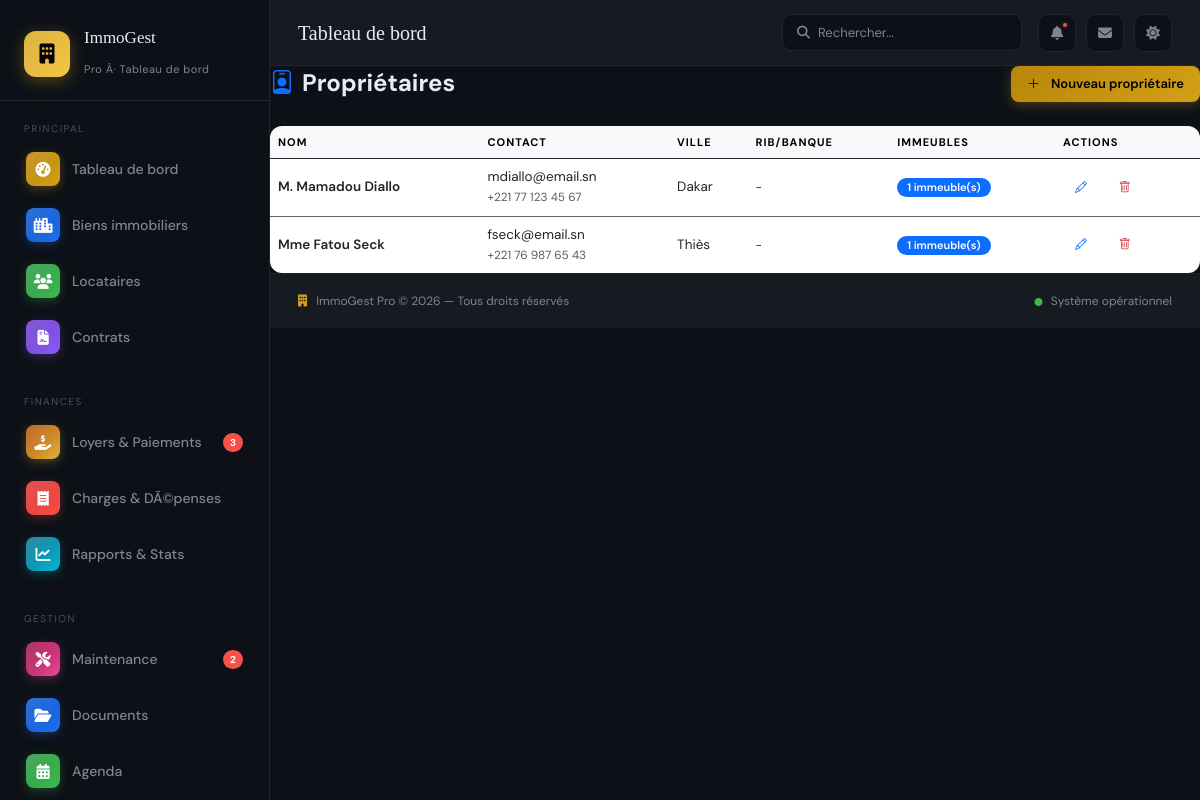
Page /pages/proprietaires.php (signed in) on the committed database.
### tables this page shows
CREATE TABLE IF NOT EXISTS proprietaires (
    id INT AUTO_INCREMENT PRIMARY KEY,
    civilite ENUM('M.','Mme','Mlle','SociÃ©tÃ©') DEFAULT 'M.',
    nom VARCHAR(100) NOT NULL,
    prenom VARCHAR(100),
    email VARCHAR(150),
    telephone VARCHAR(20),
    adresse TEXT,
    ville VARCHAR(100),
    code_postal VARCHAR(10),
    pays VARCHAR(60) DEFAULT 'SÃ©nÃ©gal',
    rib VARCHAR(30),
    notes TEXT,
    created_at TIMESTAMP DEFAULT CURRENT_TIMESTAMP,
    updated_at TIMESTAMP DEFAULT CURRENT_TIMESTAMP ON UPDATE CURRENT_TIMESTAMP
);

### pages/proprietaires.php (the view, shortened to what this page needs)
<?php
$db = getDB();
$proprietaires = $db->query("
    SELECT p.*,
        (SELECT COUNT(*) FROM immeubles WHERE proprietaire_id=p.id) AS nb_immeubles
    FROM proprietaires p ORDER BY p.nom, p.prenom
")->fetchAll();
?>
<?php include __DIR__ . '/../includes/header.php'; ?>
<div class="d-flex justify-content-between align-items-center mb-4">
  <h4 class="fw-bold mb-0"><i class="bi bi-person-badge me-2 text-primary"></i>Propriétaires</h4>
  <button class="btn btn-primary" data-bs-toggle="modal" data-bs-target="#modalProprio">
    <i class="bi bi-plus-lg me-1"></i>Nouveau propriétaire
  </button>
</div>
<div class="card border-0 shadow-sm">
  <div class="card-body p-0">
    <div class="table-responsive">
      <table class="table table-hover align-middle mb-0">
        <thead class="table-light">
          <tr><th>Nom</th><th>Contact</th><th>Ville</th><th>RIB/Banque</th><th>Immeubles</th><th>Actions</th></tr>
        </thead>
        <tbody>
        <?php foreach ($proprietaires as $p): ?>
        <tr>
          <td class="fw-semibold"><?= htmlspecialchars($p['civilite'] . ' ' . $p['prenom'] . ' ' . $p['nom']) ?></td>
          <td>
            <div><?= htmlspecialchars($p['email'] ?? '-') ?></div>
            <small class="text-muted"><?= htmlspecialchars($p['telephone'] ?? '') ?></small>
          </td>
          <td><?= htmlspecialchars($p['ville'] ?? '-') ?></td>
          <td><small><?= htmlspecialchars($p['rib'] ?? '-') ?></small></td>
          <td><span class="badge bg-primary"><?= $p['nb_immeubles'] ?> immeuble(s)</span></td>
          <td>
            <button class="btn btn-sm btn-outline-primary me-1"
              data-bs-toggle="modal" data-bs-target="#modalProprio"
              data-prop='<?= htmlspecialchars(json_encode($p), ENT_QUOTES) ?>'>
              <i class="bi bi-pencil"></i>
            </button>
            <form method="POST" class="d-inline" onsubmit="return confirm('Supprimer ce propriétaire ?')">
              <button class="btn btn-sm btn-outline-danger"><i class="bi bi-trash"></i></button>
            </form>
          </td>
        </tr>
        <?php endforeach; ?>
        </tbody>
      </table>
    </div>
  </div>
</div>
<?php include __DIR__ . '/../includes/footer.php'; ?>

### assets/css/style.css (style rules this page uses)
:root { --bg-main: #0d1117; --bg-card: #161b22; --bg-sidebar: #0d1117; --border: #21262d; --accent-gold: #d4a017; --accent-blue: #1f6feb; --accent-green: #3fb950; --accent-red: #f85149; --accent-orange: #e3b341; --text-primary: #e6edf3; --text-muted: #7d8590; --text-dim: #484f58; --sidebar-w: 270px; --radius: 12px; --shadow: 0 8px 32px rgba(0,0,0,.45); }
* { margin:0; padding:0; box-sizing:border-box; }
body { font-family: 'DM Sans', sans-serif; background: var(--bg-main); color: var(--text-primary); min-height: 100vh; display: flex; }
.card { background: var(--bg-card); border: 1px solid var(--border); border-radius: var(--radius); overflow: hidden; }
.card-body { padding: 22px; }
table { width:100%; border-collapse:collapse; }
thead th { padding: 10px 16px; text-align: left; font-size: 11px; text-transform: uppercase; letter-spacing: 1px; color: var(--text-muted); background: rgba(255,255,255,.02); border-bottom: 1px solid var(--border); }
tbody td { padding: 14px 16px; border-bottom: 1px solid rgba(33,38,45,.7); font-size: 13.5px; vertical-align: middle; }
tbody tr:last-child td { border-bottom: none; }
.badge { padding: 4px 10px; border-radius: 20px; font-size: 11px; font-weight: 600; display: inline-flex; align-items:center; gap:5px; }
.btn { display:inline-flex; align-items:center; gap:7px; padding:8px 16px; border-radius:8px; font-size:13px; font-weight:500; cursor:pointer; border:none; text-decoration:none; transition: all .2s; font-family:'DM Sans',sans-serif; }
.btn-primary { background: linear-gradient(135deg, #b8860b, #d4a017); color:#000; font-weight:600; box-shadow: 0 3px 12px rgba(212,160,23,.3); }
.btn-sm { padding:6px 12px; font-size:12px; }

### rows in the picture
proprietaires: civilite+prenom+nom "M. Mamadou Diallo", email "mdiallo@email.sn", telephone "+221 77 123 45 67", ville "Dakar", rib "-", nb_immeubles "1"
proprietaires: civilite+prenom+nom "Mme Fatou Seck", email "fseck@email.sn", telephone "+221 76 987 65 43", ville "Thiès", rib "-", nb_immeubles "1"

### other values in the picture
$page_title "Tableau de bord"
